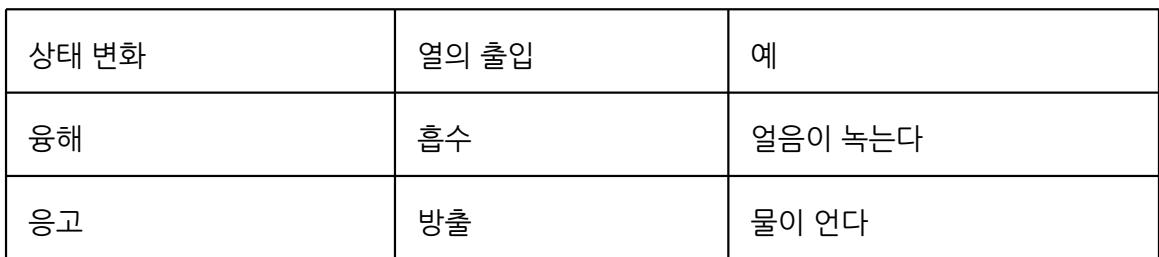
#> input picture test/test_data/page_001/mineru_raw/images/0d42633f-43c8-4ed0-8f29-75e6adfa753f.jpg, 1159 x 257 px
$ python -i converter.py   (imports and definitions only)
#> lines starting #> are read from the running program, lines starting #| are printed output that depends on the picture; after the words box and inside, x2 and y2 are one past the last pixel; in counts of white or black regions, pixels touching at a corner belong together
#> further down, picture is the input picture: PIL image 1159x257 RGB; min 0, max 255, mean 242.3
"""PART 2 — PDF 페이지 → PIL.Image 변환.

STANDARD : 150 DPI JPG
QUALITY  : 300 DPI → Otsu 이진화 → deskew → JPG

변환된 이미지는 storage/jobs/{job_id}/input/page_{no:03d}.jpg 에 저장.
"""

from __future__ import annotations

import io
from pathlib import Path
from typing import TYPE_CHECKING

if TYPE_CHECKING:
    from PIL import Image as PILImage

try:
    import fitz  # type: ignore[import]
except ImportError:
    fitz = None

try:
    import cv2
    import numpy as np
except ImportError:
    cv2 = None
    np = None


# [42 lines left out: function convert_page, not called in this run]


def _binarize_and_deskew(img: "PILImage") -> "PILImage":
    """Otsu 이진화 + deskew 보정."""
    if cv2 is None or np is None:
        return img  # OpenCV 미설치 시 원본 반환

    from PIL import Image

    arr = np.array(img.convert("L"))
    _, binary = cv2.threshold(arr, 0, 255, cv2.THRESH_BINARY + cv2.THRESH_OTSU)
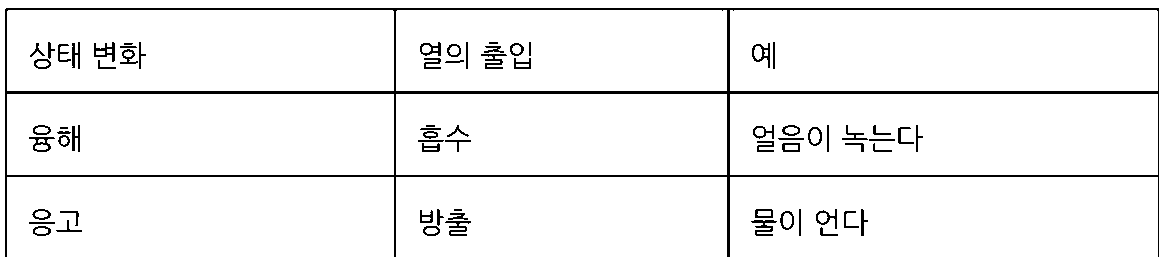
#> binary: shape (257, 1159); 94.8% white; black in thin lines or dots

    # deskew: Hough 변환 기반 기울기 보정
    coords = np.column_stack(np.where(binary < 128))
#> coords = 15624 pairs, first value 8 to 256, second value 5 to 1158
    if len(coords) > 50:
        angle = cv2.minAreaRect(coords)[-1]
#> angle = -90
        if angle < -45:
            angle = 90 + angle
#> angle = 0
        if abs(angle) > 0.5:
            h, w = binary.shape
            center = (w // 2, h // 2)
            M = cv2.getRotationMatrix2D(center, angle, 1.0)
            binary = cv2.warpAffine(binary, M, (w, h), flags=cv2.INTER_CUBIC,
                                    borderMode=cv2.BORDER_REPLICATE)

    return Image.fromarray(binary).convert("RGB")
#> returned value: PIL image 1159x257 RGB; 94.8% white; black in thin lines or dots

>>> from PIL import Image
>>> picture = Image.open('../../../test/test_data/page_001/mineru_raw/images/0d42633f-43c8-4ed0-8f29-75e6adfa753f.jpg')
>>> result = _binarize_and_deskew(picture)

$ run again, on test/test_data/page_001/mineru_raw/images/1169bb2a-77e2-4a4e-9ea7-da6ddeafdadc.jpg
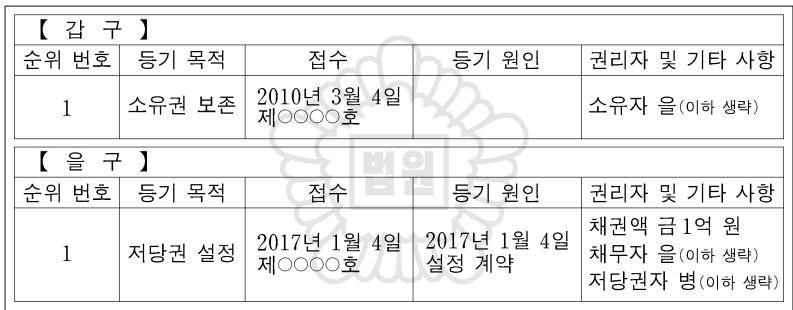
#> input picture test/test_data/page_001/mineru_raw/images/1169bb2a-77e2-4a4e-9ea7-da6ddeafdadc.jpg, 793 x 310 px
#> picture is the input picture: PIL image 793x310 RGB; min 0, max 255, mean 236.6
#> in _binarize_and_deskew, `_, binary = cv2.threshold(arr, 0, 255, cv2.THRESH_BINARY + cv2.THRESH_..`:
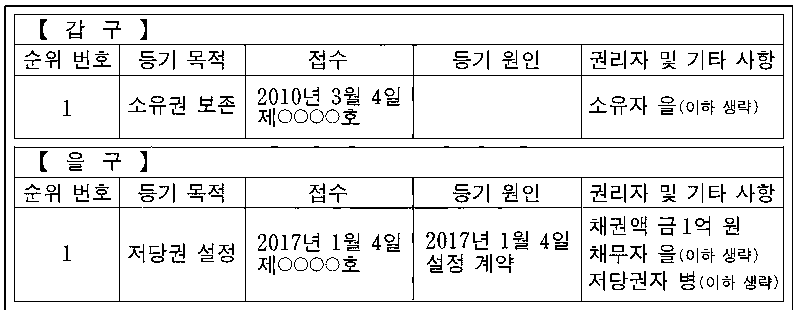
#> binary: shape (310, 793); 90.8% white; black in thin lines or dots
#> coords = 22650 pairs, first value 5 to 309, second value 4 to 792
#> in _binarize_and_deskew, `angle = cv2.minAreaRect(coords)[-1]`: angle = -90
#> in _binarize_and_deskew, `angle = 90 + angle`: angle = 0

$ run again, on test/test_data/page_001/mineru_raw/images/26727c45-0798-43a7-b2da-2b6ad5bd5f88.jpg
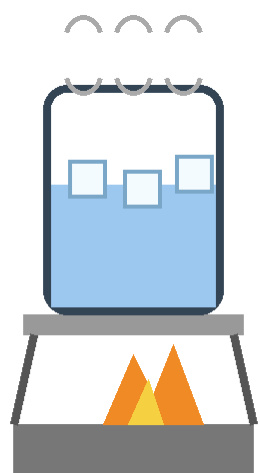
#> input picture test/test_data/page_001/mineru_raw/images/26727c45-0798-43a7-b2da-2b6ad5bd5f88.jpg, 260 x 473 px
#> picture is the input picture: PIL image 260x473 RGB; mean R, G, B 208.7, 213.6, 216.6
#> in _binarize_and_deskew, `arr = np.array(img.convert("L"))`:
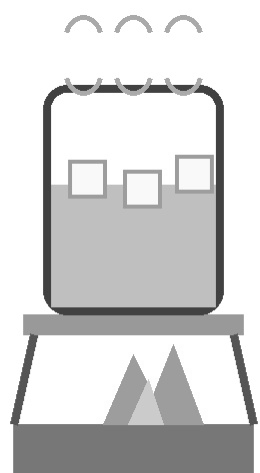
#> arr: shape (473, 260); min 58, max 255, mean 212.4
#> in _binarize_and_deskew, `_, binary = cv2.threshold(arr, 0, 255, cv2.THRESH_BINARY + cv2.THRESH_..`:
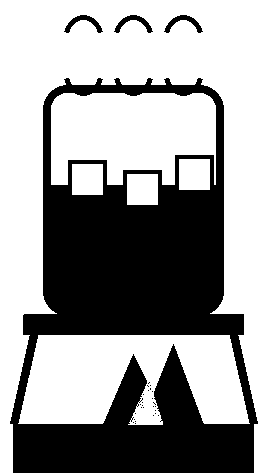
#> binary: shape (473, 260); 60.6% white; 29 black regions (25 under 20 px), largest, box (x1, y1, x2, y2) and area: (10, 78, 258, 473) 47707, (64, 15, 103, 33) 239, (114, 15, 153, 33) 239, (164, 15, 203, 33) 239
#> coords = 48454 pairs, first value 15 to 472, second value 10 to 257
#> in _binarize_and_deskew, `angle = cv2.minAreaRect(coords)[-1]`: angle = -90
#> in _binarize_and_deskew, `angle = 90 + angle`: angle = 0

$ run again, on test/test_data/page_001/mineru_raw/images/5491e8dd-66fe-4e10-ab10-60923a88691f.jpg
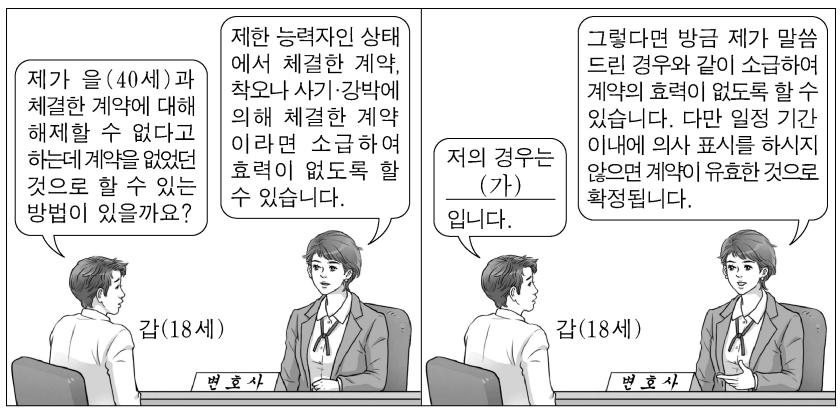
#> input picture test/test_data/page_001/mineru_raw/images/5491e8dd-66fe-4e10-ab10-60923a88691f.jpg, 840 x 410 px
#> picture is the input picture: PIL image 840x410 RGB; min 0, max 255, mean 223
#> in _binarize_and_deskew, `_, binary = cv2.threshold(arr, 0, 255, cv2.THRESH_BINARY + cv2.THRESH_..`:
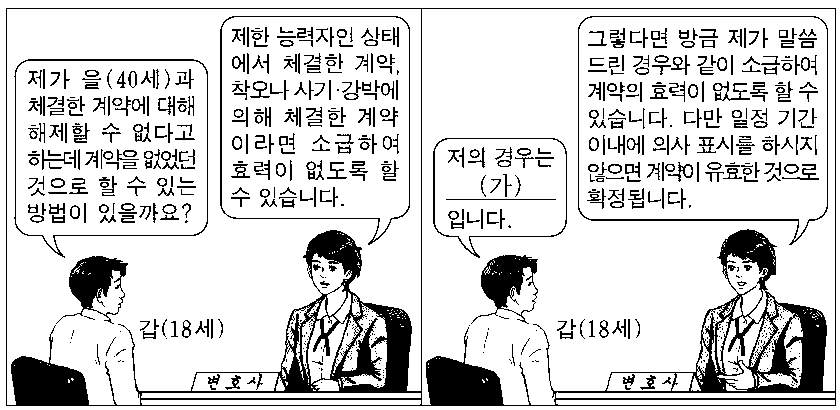
#> binary: shape (410, 840); 83.7% white; 667 black regions (228 under 20 px), largest, box (x1, y1, x2, y2) and area: (6, 8, 836, 406) 27078, (56, 256, 128, 324) 1970, (471, 255, 538, 324) 1956
#> coords = 56222 pairs, first value 8 to 405, second value 6 to 835
#> in _binarize_and_deskew, `angle = cv2.minAreaRect(coords)[-1]`: angle = -90
#> in _binarize_and_deskew, `angle = 90 + angle`: angle = 0
